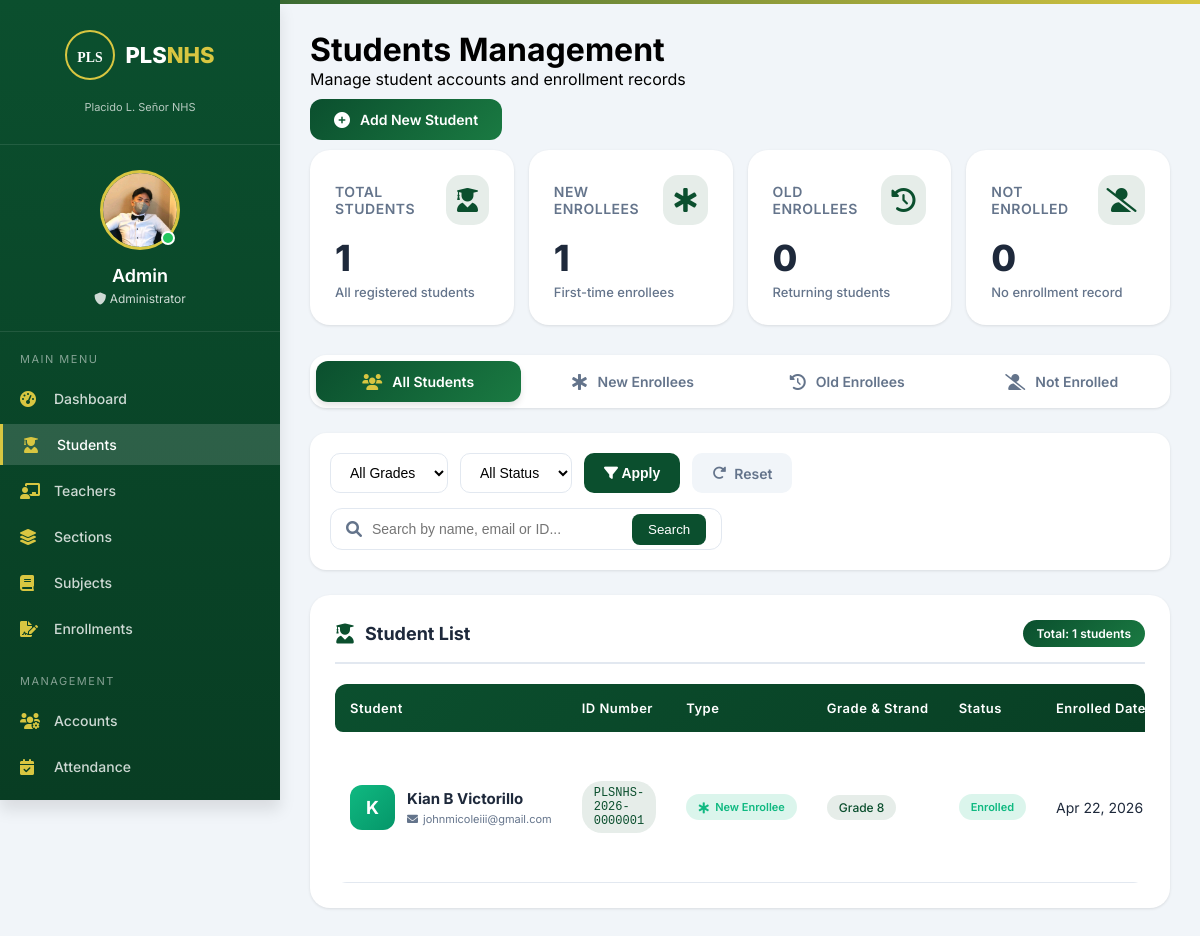
/admin/students.php (signed in), run on the app's committed database.
### tables this page shows
CREATE TABLE `users` (
  `id` int(11) NOT NULL,
  `id_number` varchar(50) DEFAULT NULL,
  `firstname` varchar(100) DEFAULT NULL,
  `middlename` varchar(50) DEFAULT NULL,
  `lastname` varchar(100) DEFAULT NULL,
  `birthdate` date DEFAULT NULL,
  `gender` enum('Male','Female','Other') DEFAULT NULL,
  `fullname` varchar(100) DEFAULT NULL,
  `email` varchar(100) DEFAULT NULL,
  `phone` varchar(20) DEFAULT NULL,
  `password` varchar(255) DEFAULT NULL,
  `role` enum('Admin','Registrar','Teacher','Student') DEFAULT NULL,
  `status` enum('pending','approved','rejected') NOT NULL DEFAULT 'pending',
  `two_factor_enabled` tinyint(1) NOT NULL DEFAULT 0,
  `two_factor_last_used` timestamp NULL DEFAULT NULL,
  `two_factor_verified` tinyint(1) NOT NULL DEFAULT 0,
  `last_password_change` timestamp NULL DEFAULT NULL,
  `approved_by` int(11) DEFAULT NULL,
  `approved_at` timestamp NULL DEFAULT NULL,
  `rejection_reason` text DEFAULT NULL,
  `created_at` timestamp NOT NULL DEFAULT current_timestamp(),
  `profile_picture` varchar(255) DEFAULT NULL,
  `verification_code` varchar(10) DEFAULT NULL,
  `verification_expires` datetime DEFAULT NULL,
  `email_verified` tinyint(1) DEFAULT 0,
  `reset_code` varchar(10) DEFAULT NULL,
  `reset_code_expires` datetime DEFAULT NULL,
  `pending_email` varchar(255) DEFAULT NULL,
  `pending_email_code` varchar(10) DEFAULT NULL,
  `pending_email_expires` datetime DEFAULT NULL
);

CREATE TABLE `enrollments` (
  `id` int(11) NOT NULL,
  `student_id` int(11) NOT NULL,
  `grade_id` int(11) NOT NULL,
  `section_id` int(11) DEFAULT NULL,
  `school_year` varchar(20) NOT NULL,
  `status` enum('Pending','Enrolled','Rejected') DEFAULT 'Pending',
  `strand` varchar(50) DEFAULT NULL,
  `form_138` varchar(255) DEFAULT NULL,
  `created_at` timestamp NOT NULL DEFAULT current_timestamp(),
  `good_moral` varchar(255) DEFAULT NULL,
  `psa_birth` varchar(255) DEFAULT NULL,
  `student_type` enum('new','continuing','transferee') DEFAULT 'new',
  `form_137` varchar(255) DEFAULT NULL,
  `psa_birth_cert` varchar(255) DEFAULT NULL,
  `good_moral_cert` varchar(255) DEFAULT NULL,
  `certificate_of_completion` varchar(255) DEFAULT NULL,
  `id_pictures` varchar(255) DEFAULT NULL,
  `medical_cert` varchar(255) DEFAULT NULL,
  `entrance_exam_result` varchar(255) DEFAULT NULL,
  `other_documents` text DEFAULT NULL
);

CREATE TABLE `grade_levels` (
  `id` int(11) NOT NULL,
  `grade_name` varchar(20) DEFAULT NULL
);

### admin/students.php (the view, shortened to what the rows shown need)
<?php
include("../config/database.php");
$admin_name = $_SESSION['user']['fullname'];
$admin_id = $_SESSION['user']['id'];
$admin_stmt = $conn->prepare("SELECT profile_picture FROM users WHERE id = ?");
$admin_stmt->execute([$admin_id]);
$admin_data = $admin_stmt->fetch(PDO::FETCH_ASSOC);
$profile_picture = $admin_data['profile_picture'] ?? null;
$current_year = date('Y');
$current_sy = $current_year . '-' . ($current_year + 1);
$query = "
    SELECT u.*,
           e.id as enrollment_id,
           e.grade_id,
           e.status as enrollment_status,
           e.strand,
           e.school_year,
           e.created_at as enrolled_date,
           g.grade_name,
           (SELECT COUNT(*) FROM enrollments WHERE student_id = u.id) as total_enrollments,
           (SELECT COUNT(*) FROM enrollments WHERE student_id = u.id AND school_year < ?) as previous_enrollments,
           (SELECT COUNT(*) FROM enrollments WHERE student_id = u.id AND school_year = ?) as current_enrollments
    FROM users u
    LEFT JOIN enrollments e ON u.id = e.student_id AND e.school_year = ?
    LEFT JOIN grade_levels g ON e.grade_id = g.id
    WHERE u.role = 'Student'
";
$params = [$current_sy, $current_sy, $current_sy];
$query .= " ORDER BY u.created_at DESC";
$stmt = $conn->prepare($query);
$stmt->execute($params);
$students = $stmt->fetchAll(PDO::FETCH_ASSOC);
?>
<!DOCTYPE html>
<html lang="en">
<head>
    <link rel="stylesheet" href="https://cdnjs.cloudflare.com/ajax/libs/font-awesome/6.0.0/css/all.min.css">
    <link rel="stylesheet" href="css/base.css">
    <link rel="stylesheet" href="css/students.css">
</head>
<body>
    <aside class="sidebar" id="sidebar">
        <div class="admin-profile">
            <div class="admin-avatar">
                <?php if($profile_picture && file_exists("../" . $profile_picture)): ?>
                    <img src="../<?php echo $profile_picture; ?>" alt="Profile">
                <?php else: ?>
                    <div class="avatar-initial"><?php echo strtoupper(substr($admin_name, 0, 1)); ?></div>
                <?php endif; ?>
                <div class="online-dot"></div>
            </div>
        </div>
    </aside>
    <main class="main-content">
        <div class="page-header">
            <div>
                <h1>Students Management</h1>
            </div>
        </div>
        <div class="table-card">
            <div class="table-container">
                <table class="data-table">
                    <thead>
                        <tr><th>Student</th><th>ID Number</th><th>Type</th><th>Grade & Strand</th><th>Status</th><th>Enrolled Date</th><th>Actions</th></tr>
                    </thead>
                    <tbody>
                        <?php if(count($students) > 0): ?>
                            <?php foreach($students as $student):
                                if($student['total_enrollments'] == 0) {
                                    $student_type = 'not-enrolled';
                                    $student_type_label = 'Not Enrolled';
                                    $student_type_icon = 'user-slash';
                                } elseif($student['total_enrollments'] == 1 && $student['current_enrollments'] == 1) {
                                    $student_type = 'new';
                                    $student_type_label = 'New Enrollee';
                                    $student_type_icon = 'star-of-life';
                                } elseif($student['previous_enrollments'] > 0 && $student['current_enrollments'] == 1) {
                                    $student_type = 'old';
                                    $student_type_label = 'Old Enrollee';
                                    $student_type_icon = 'history';
                                } else {
                                    $student_type = 'not-enrolled';
                                    $student_type_label = 'Not Enrolled';
                                    $student_type_icon = 'user-slash';
                                }
                                $student_profile_pic = $student['profile_picture'] ?? null;
                            ?>
                                <tr>
                                    <td>
                                        <div class="student-info">
                                            <?php if($student_profile_pic && file_exists("../" . $student_profile_pic)): ?>
                                                <div class="student-avatar-img">
                                                    <img src="../<?php echo $student_profile_pic; ?>?t=<?php echo time(); ?>" alt="Profile">
                                                </div>
                                            <?php else: ?>
                                                <div class="student-avatar <?php echo $student_type; ?>">
                                                    <?php echo strtoupper(substr($student['fullname'], 0, 1)); ?>
                                                </div>
                                            <?php endif; ?>
                                            <div class="student-details">
                                                <h4><?php echo htmlspecialchars($student['fullname']); ?></h4>
                                                <span><i class="fas fa-envelope"></i> <?php echo htmlspecialchars($student['email']); ?></span>
                                            </div>
                                        </div>
                                    </td>
                                    <td><span class="id-tag"><?php echo $student['id_number'] ?? 'N/A'; ?></span></td>
                                    <td><span class="type-badge <?php echo $student_type; ?>"><i class="fas fa-<?php echo $student_type_icon; ?>"></i> <?php echo $student_type_label; ?></span></td>
                                    <td>
                                        <?php if(!empty($student['grade_name'])): ?>
                                            <span class="grade-tag"><?php echo htmlspecialchars($student['grade_name']); ?></span>
                                        <?php else: ?>
                                            <span class="status-badge none">Not enrolled</span>
                                        <?php endif; ?>
                                    </td>
                                    <td>
                                        <?php if(!empty($student['enrollment_status'])): ?>
                                            <span class="status-badge <?php echo strtolower($student['enrollment_status']); ?>"><?php echo $student['enrollment_status']; ?></span>
                                        <?php else: ?>
                                            <span class="status-badge none">No record</span>
                                        <?php endif; ?>
                                    </td>
                                    <td><?php echo !empty($student['enrolled_date']) ? date('M d, Y', strtotime($student['enrolled_date'])) : '—'; ?></td>
                                </tr>
                            <?php endforeach; ?>
                        <?php else: ?>
                            <tr>
                                <td colspan="7"><div class="no-data"><i class="fas fa-user-graduate"></i><h3>No Students Found</h3><p>Click "Add New Student" to get started.</p></div></td>
                            </tr>
                        <?php endif; ?>
                    </tbody>
                </table>
            </div>
        </div>
    </main>
</body>
</html>

### data on the page
users: profile_picture (picture)
enrollments: student.fullname "K", student.fullname "Kian B Victorillo", student.email "johnmicoleiii@gmail.com", student.id_number "PLSNHS-2026-0000001", student_type_label "New Enrollee", grade.grade_name "Grade 8", status "Enrolled", created_at "Apr 22, 2026"

### other printed values
explode(' ', $admin_name)[0] "Admin"
$total_students "1"
$new_students "1"
$old_students "0"
$not_enrolled "0"
count($students) "1"
